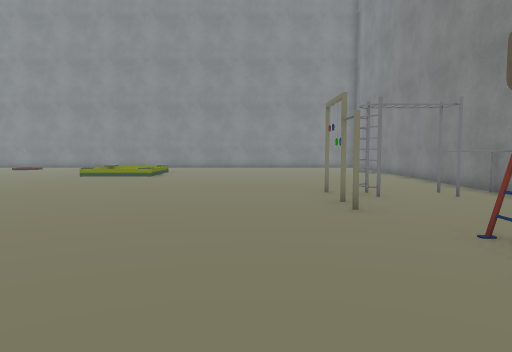
View 1 (above)

24 first-person views from a walk through a 3-D level made in the Unity game engine. The camera is 1.2 m above the floor, tilts 4° down and sees 70° across. The floor is counted in squares, 1 m on a side. Each view is taken from the middle of a square. On the plan, view 1 faces up. The plan holds only what a view shows up to about 15 squares ahead; the rest is blank. The place goes on beyond the plan. The player character is not drawn. Some surface patterns are stand-ins.

View 2
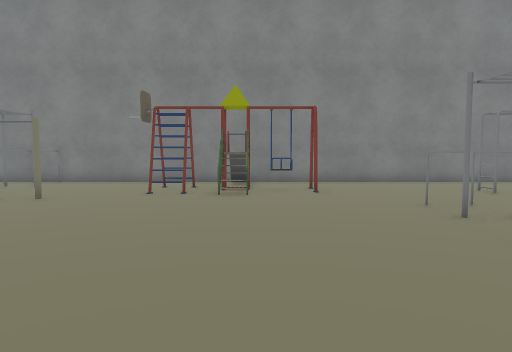

View 3
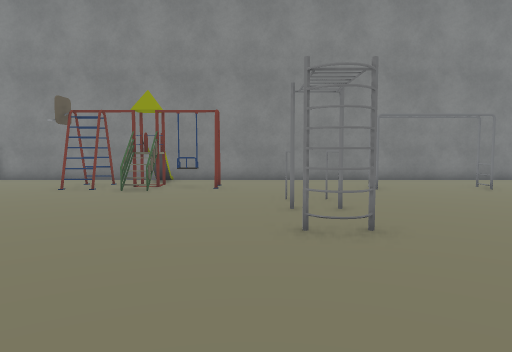

View 4
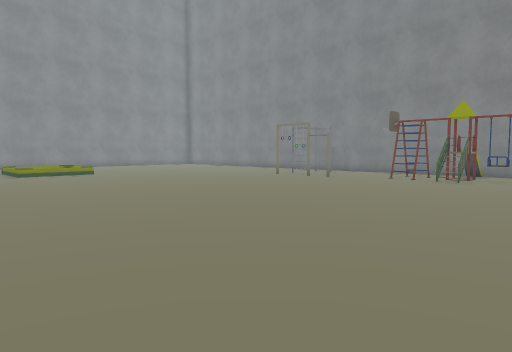

View 5
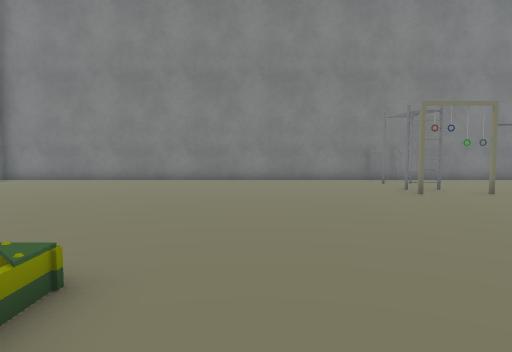

View 6
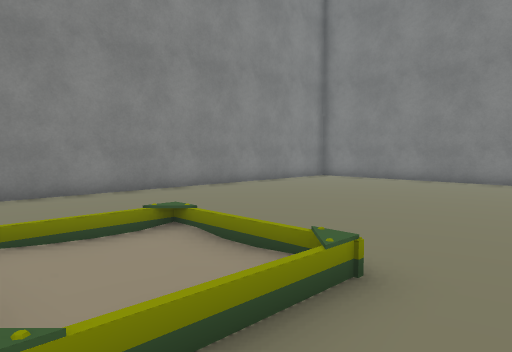

View 7
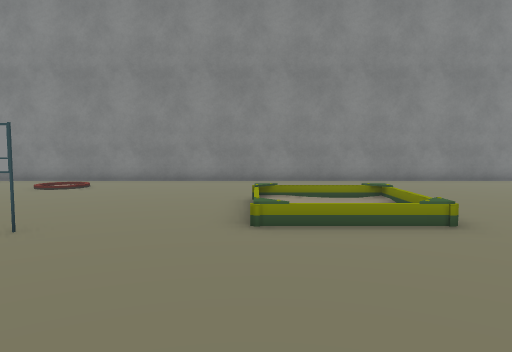

View 8
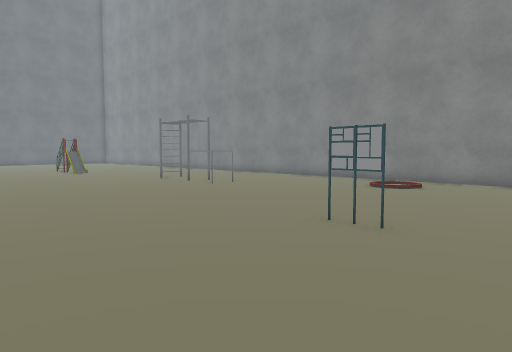

View 9
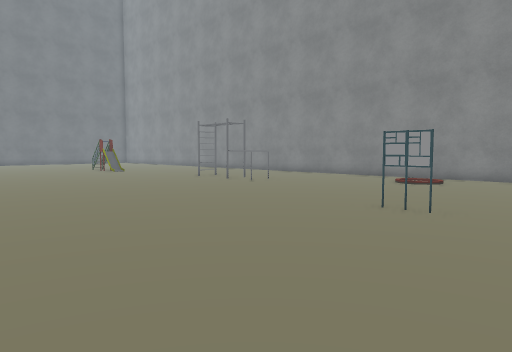

View 10
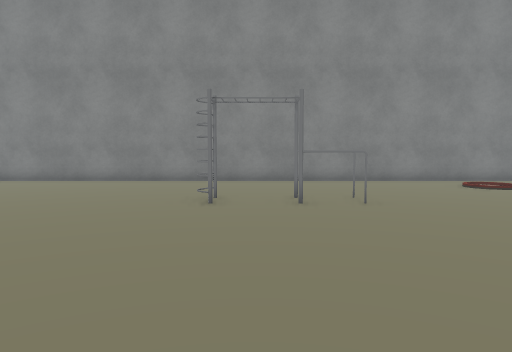

View 11
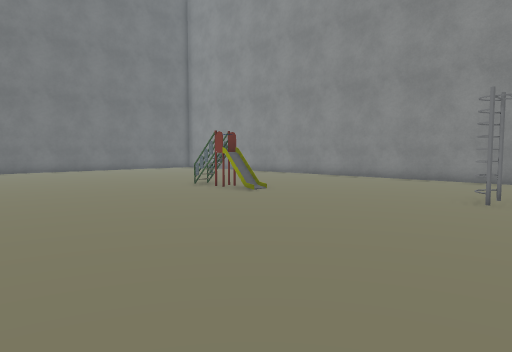

View 12
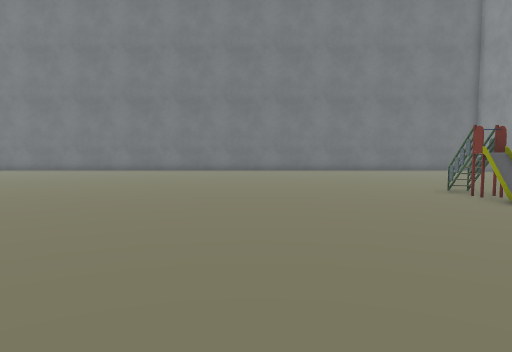

View 13
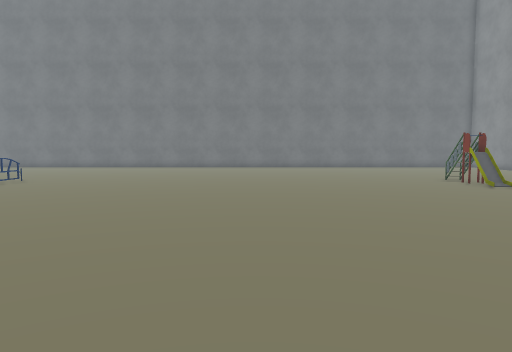

View 14
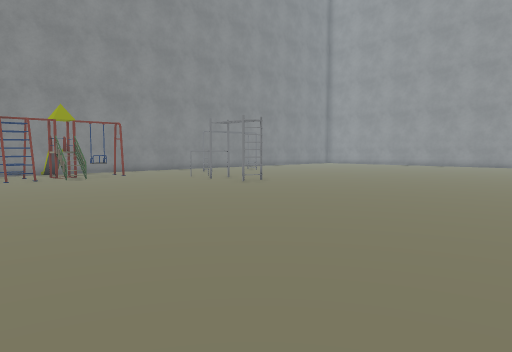

View 15
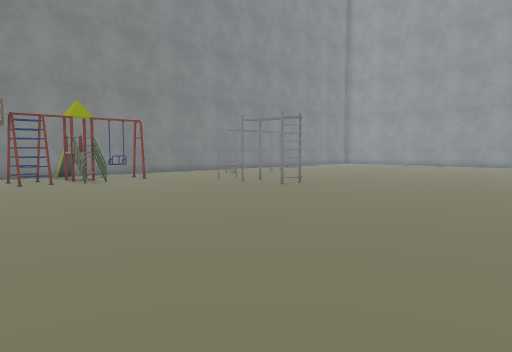

View 16
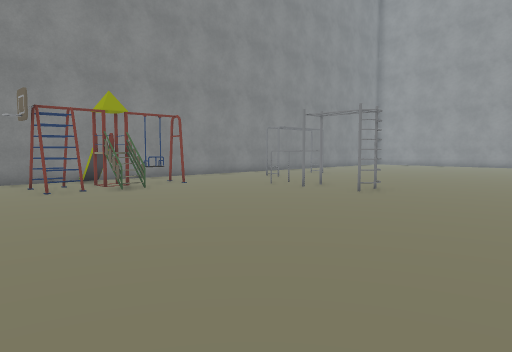

View 17
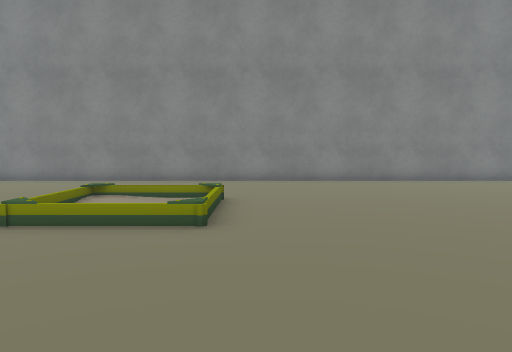

View 18
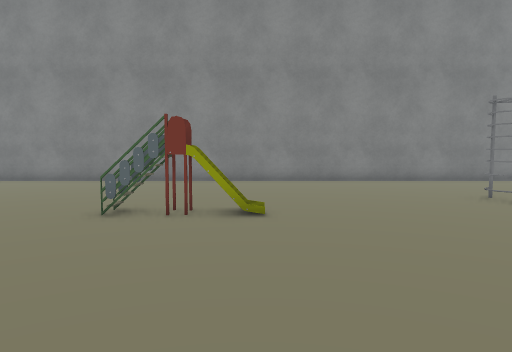

View 19
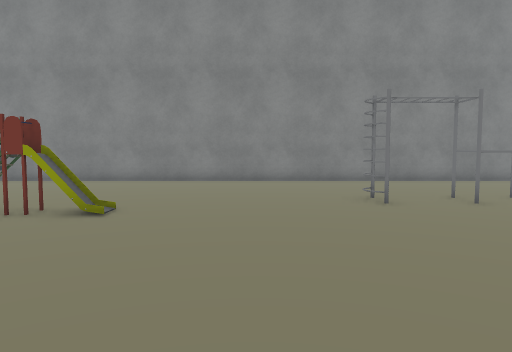

View 20
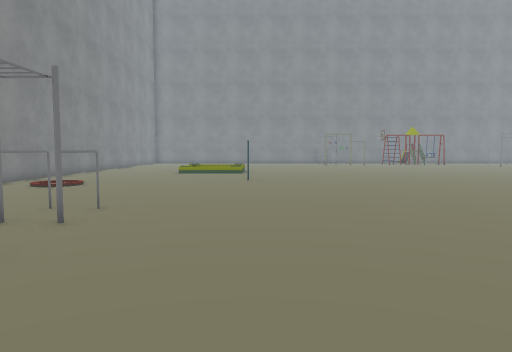

View 21
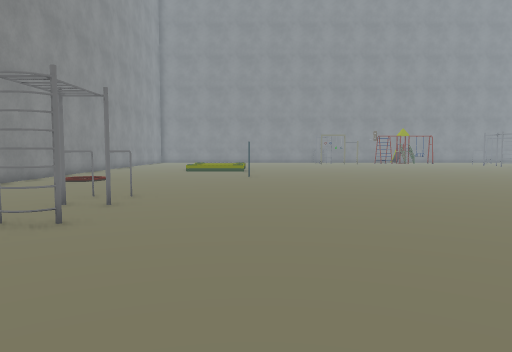

View 22
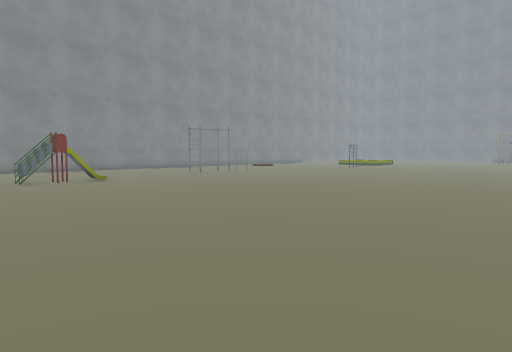

View 23
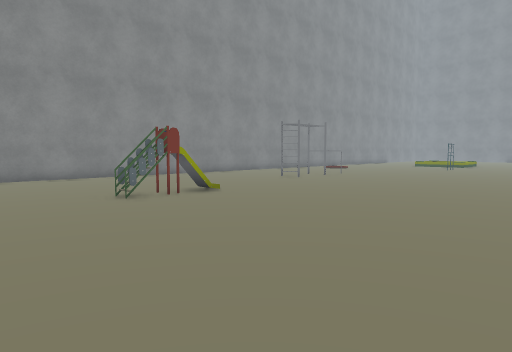

View 24
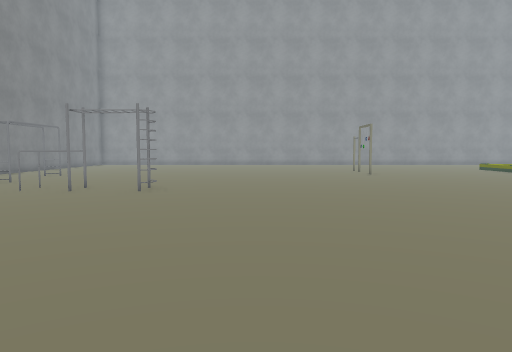

### Floor plan
Key: @ floor where view 1 was taken; # wall or solid block; . floor; / step, stairs or slope; = window, fence, low wall or low ledge; T thing the floor can be seen under or through; O other object.
Columns run from 36 left of view 1 to 7 right of it. Each row starts with its distance up from view 1.
 25 ############################################
 24 ...........................................#
 23 ...........................................#
 22 ...........................................#
 21 .............................  ............#
 20 .............#.TT.........../  /...........#
 19 ...............TT.........../  /...........#
 18 ....=TT=..................../  /...........#
 17 ............................///O...........#
 16 ........................O..................#
 15 ...........................................#
 14 ...........................................#
 13 ...........................................#
 12 ...........................................#
 11 ...........................................#
 10 .......................................#.###
  9 ......................... ............O#.###
  8 ...........................................#
  7 ................... .......................#
  6 ...................  ......................#
  5 ...............        ................=##.#
  4 ............            ...............=##.#
  3 ... ......              ...............=##=#
  2 ..  .....               ...............###=#
  1     .O.                 ................=..#
  0     ..                  ............@......#
 -1                        ....................#
 -2                       ...........#..##.....#
 -3                       ..............##.....#
 -4                      ......................#
 -5                     ....................#..#
 -6                     .......................#
 -7                           ......... .......#
 -8                           ........    .##..#

Where each view was taken, in squares from view 1:
view 1: 0 up, 0 right, facing up
view 2: 2 up, 7 left, facing right
view 3: 1 down, 8 left, facing right
view 4: 2 down, 12 left, facing up-right
view 5: 15 up, 8 left, facing right
view 6: 15 up, 8 left, facing up-right
view 7: 11 up, 8 left, facing up
view 8: 11 up, 9 left, facing up-left
view 9: 9 up, 9 left, facing up-left
view 10: 11 up, 22 left, facing up
view 11: 10 up, 21 left, facing up-left
view 12: 12 up, 21 left, facing left
view 13: 10 up, 17 left, facing left
view 14: 8 up, 13 left, facing down-right
view 15: 8 up, 11 left, facing down-right
view 16: 8 up, 8 left, facing down-right
view 17: 11 up, 4 left, facing up
view 18: 11 up, 29 left, facing up
view 19: 11 up, 26 left, facing up
view 20: 16 up, 27 left, facing right
view 21: 16 up, 29 left, facing right
view 22: 3 up, 35 left, facing up-right
view 23: 9 up, 36 left, facing up-right
view 24: 9 up, 6 left, facing down
